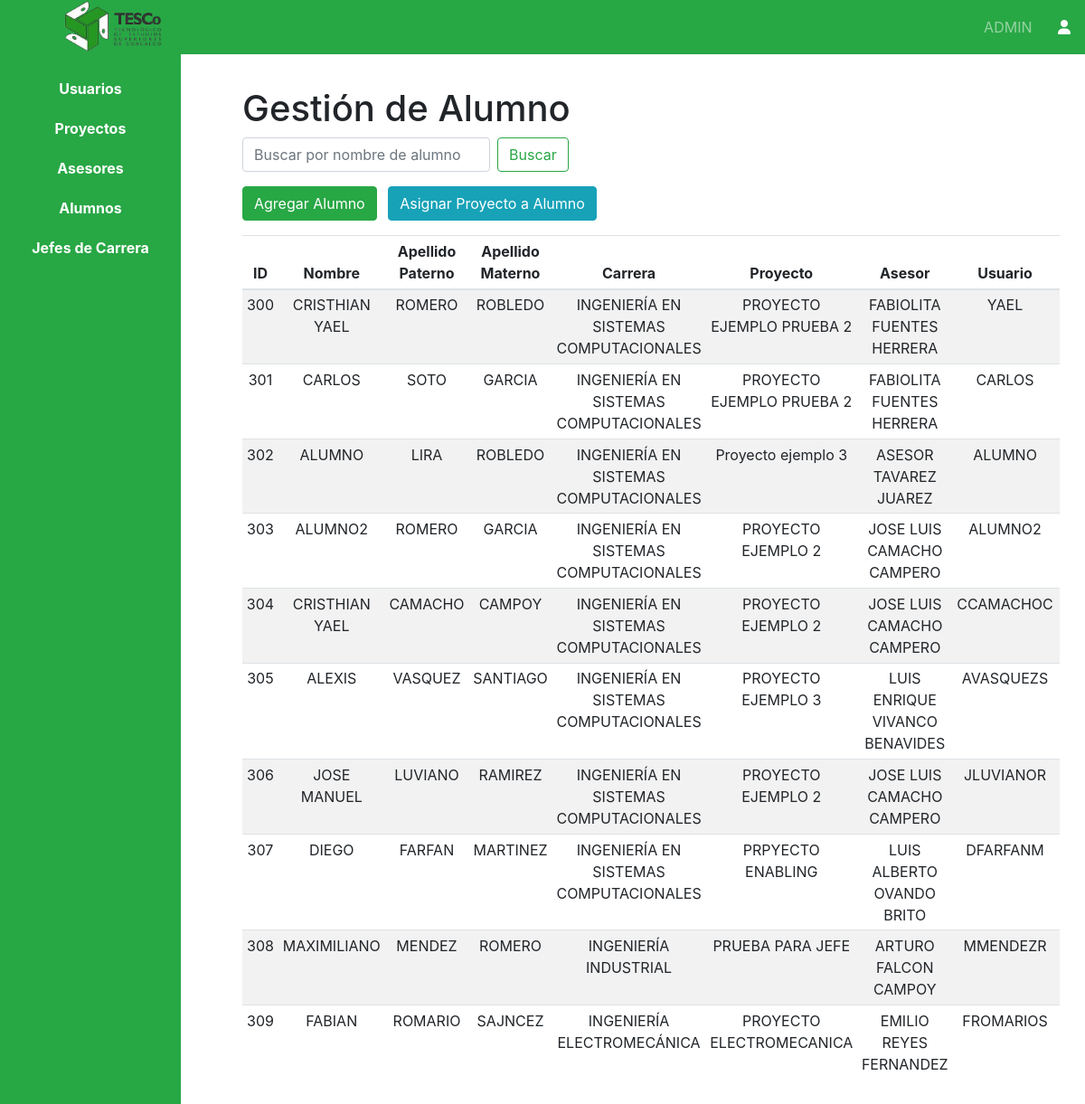
/views/admin/dashboardAdminAlumnos.php (signed in), run on the app's committed database.
### tables this page shows
CREATE TABLE IF NOT EXISTS `alumno` (
  `ID_Alumno` int NOT NULL AUTO_INCREMENT,
  `Nombres` varchar(100) NOT NULL,
  `Apellido_Paterno` varchar(100) NOT NULL,
  `Apellido_Materno` varchar(100) NOT NULL,
  `Carrera` int DEFAULT NULL,
  `Proyecto` int DEFAULT NULL,
  `Asesor` int DEFAULT NULL,
  `Calendario_Revisiones` text,
  `Rol` int DEFAULT NULL,
  `ID_Usuario` int DEFAULT NULL,
  PRIMARY KEY (`ID_Alumno`),
  KEY `fk_alumno_carrera` (`Carrera`),
  KEY `fk_alumno_proyecto` (`Proyecto`),
  KEY `fk_alumno_asesor` (`Asesor`),
  KEY `fk_alumno_rol` (`Rol`),
  KEY `fk_alumno_usuario` (`ID_Usuario`)
);

CREATE TABLE IF NOT EXISTS `carrera` (
  `ID_Carrera` int NOT NULL AUTO_INCREMENT,
  `Nombre_Carrera` varchar(100) NOT NULL,
  PRIMARY KEY (`ID_Carrera`)
);

CREATE TABLE IF NOT EXISTS `proyecto` (
  `ID_Proyecto` int NOT NULL AUTO_INCREMENT,
  `Nombre_Proyecto` varchar(200) NOT NULL,
  `Status` enum('Pendiente','En Revisión','Revisado','Completado') NOT NULL,
  `Integrante_1` int DEFAULT NULL,
  `Integrante_2` int DEFAULT NULL,
  `Integrante_3` int DEFAULT NULL,
  `Asesor` int DEFAULT NULL,
  `Archivo_Docx` varchar(255) DEFAULT NULL,
  PRIMARY KEY (`ID_Proyecto`),
  KEY `fk_proyecto_integrante_1` (`Integrante_1`),
  KEY `fk_proyecto_integrante_2` (`Integrante_2`),
  KEY `fk_proyecto_integrante_3` (`Integrante_3`),
  KEY `fk_proyecto_asesor` (`Asesor`)
);

CREATE TABLE IF NOT EXISTS `usuario` (
  `ID_Usuario` int NOT NULL AUTO_INCREMENT,
  `Nombre_Usuario` varchar(50) NOT NULL,
  `Contraseña` varchar(255) NOT NULL,
  `Rol` int DEFAULT NULL,
  PRIMARY KEY (`ID_Usuario`),
  KEY `fk_usuario_rol` (`Rol`)
);

### Views/Admin/dashboardAdminAlumnos.php (the view, shortened to what this page needs)
<?php
include('../../includes/config.php');
?>
<!DOCTYPE html>
<html lang="es">
<head>
    <link rel="stylesheet" href="https://stackpath.bootstrapcdn.com/bootstrap/4.3.1/css/bootstrap.min.css">
    <link rel="stylesheet" href="https://cdnjs.cloudflare.com/ajax/libs/font-awesome/6.0.0-beta3/css/all.min.css">
    <link rel="stylesheet" href="<?php echo CSS_PATH; ?>docs.css">
</head>
<body>
    <?php require('../../includes/navbarAdmin.php'); ?>
    <div class="container-fluid page-dashboard bg-white">
        <div class="row">
            <div class="col-2 sidebar bg-success d-flex flex-column align-items-center p-3">
                <ul class="nav flex-column">
                    <li class="nav-item">
                        <a class="nav-link text-white text-center" href="dashboardAdmin.php">Usuarios</a>
                    </li>
                    <li class="nav-item">
                        <a class="nav-link text-white text-center" href="dashboardAdminProyectos.php">Proyectos</a>
                    </li>
                    <li class="nav-item">
                        <a class="nav-link text-white text-center" href="dashboardAdminAsesor.php">Asesores</a>
                    </li>
                    <li class="nav-item">
                        <a class="nav-link text-white text-center" href="dashboardAdminAlumnos.php">Alumnos</a>
                    </li>
                    <li class="nav-item">
                        <a class="nav-link text-white text-center" href="dashboardAdminJefes.php">Jefes de Carrera</a>
                    </li>
                </ul>
            </div>
            <div class="col-sm-10 content bg-white p-5 my-5 text-justify">
                <h1 id="anteproyecto">Gestión de Alumno</h1>
                <form method="GET" class="form-inline mb-3">
                    <input class="form-control mr-sm-2" type="search" name="search"
                        placeholder="Buscar por nombre de alumno" aria-label="Buscar">
                    <button class="btn btn-outline-success my-2 my-sm-0" type="submit">Buscar</button>
                </form>
                <button type="button" class="btn btn-success mb-3" data-toggle="modal" data-target="#addAlumnoModal">
                    Agregar Alumno
                </button>
                <button type="button" class="btn btn-info mb-3 ml-2" data-toggle="modal"
                    data-target="#assignProjectModal">
                    Asignar Proyecto a Alumno
                </button>
                <div class="table-responsive">
                    <table class="table table-striped table-sm text-center">
                        <thead>
                            <tr>
                                <th>ID</th>
                                <th>Nombre</th>
                                <th>Apellido Paterno</th>
                                <th>Apellido Materno</th>
                                <th>Carrera</th>
                                <th>Proyecto</th>
                                <th>Asesor</th>
                                <th>Usuario</th>
                                <th>Acciones</th>
                            </tr>
                        </thead>
                        <tbody>
                            <?php
                            $searchQuery = "";
                            $query = "
                                SELECT alumno.*, proyecto.Nombre_Proyecto,
                                       CONCAT(asesor.Nombres, ' ', asesor.Apellido_Paterno, ' ', asesor.Apellido_Materno) AS Nombre_Asesor,
                                       carrera.Nombre_Carrera, usuario.Nombre_Usuario
                                FROM alumno
                                LEFT JOIN proyecto ON alumno.Proyecto = proyecto.ID_Proyecto
                                LEFT JOIN asesor ON alumno.Asesor = asesor.ID_Asesor
                                LEFT JOIN carrera ON alumno.Carrera = carrera.ID_Carrera
                                LEFT JOIN usuario ON alumno.ID_Usuario = usuario.ID_Usuario
                                WHERE 1=1 $searchQuery
                                ORDER BY alumno.ID_Alumno ASC";
                            $result = $connection->query($query);
                            while ($row = $result->fetch_assoc()) {
                                $proyecto = $row['Nombre_Proyecto'] ?? 'No asignado';
                                $asesor = $row['Nombre_Asesor'] ?? 'No asignado';
                                echo "<tr>";
                                echo "<td>" . htmlspecialchars($row['ID_Alumno'] ?? '') . "</td>";
                                echo "<td>" . htmlspecialchars($row['Nombres'] ?? '') . "</td>";
                                echo "<td>" . htmlspecialchars($row['Apellido_Paterno'] ?? '') . "</td>";
                                echo "<td>" . htmlspecialchars($row['Apellido_Materno'] ?? '') . "</td>";
                                echo "<td>" . htmlspecialchars($row['Nombre_Carrera'] ?? '') . "</td>";
                                echo "<td>" . htmlspecialchars($proyecto) . "</td>";
                                echo "<td>" . htmlspecialchars($asesor) . "</td>";
                                echo "<td>" . htmlspecialchars($row['Nombre_Usuario'] ?? '') . "</td>";
                                echo "<td>";
                                echo "</td>";
                                echo "</tr>";
                            }
                            ?>
                        </tbody>
                    </table>
                </div>
            </div>
        </div>
    </div>
</body>
</html>

### Assets/CSS/docs.css (style rules this page uses)
html { scroll-behavior: smooth; }
.page-dashboard .sidebar { position: fixed; top: 60px; bottom: 0; left: 0; width: 220px; background-color: #28a745; padding-top: 20px; color: white; z-index: 1000; padding-left: 0; padding-right: 0; margin-right: 0; }
.page-dashboard .content { margin-left: 220px; padding: 20px; background-color: #ffffff; width: calc(100% - 220px); margin-right: 0; padding-left: 0; }
.sidebar .nav-link { color: white; font-weight: bold; padding: 10px; }

### data on the page
alumno: ID_Alumno "300", Nombres "CRISTHIAN YAEL", Apellido_Paterno "ROMERO", Apellido_Materno "ROBLEDO", carrera.Nombre_Carrera "INGENIERÍA EN SISTEMAS COMPUTACIONALES", proyecto.Nombre_Proyecto "PROYECTO EJEMPLO PRUEBA 2", asesor "FABIOLITA FUENTES HERRERA", ID_Usuario.Nombre_Usuario "YAEL"
alumno: ID_Alumno "301", Nombres "CARLOS", Apellido_Paterno "SOTO", Apellido_Materno "GARCIA", carrera.Nombre_Carrera "INGENIERÍA EN SISTEMAS COMPUTACIONALES", proyecto.Nombre_Proyecto "PROYECTO EJEMPLO PRUEBA 2", asesor "FABIOLITA FUENTES HERRERA", ID_Usuario.Nombre_Usuario "CARLOS"
alumno: ID_Alumno "302", Nombres "ALUMNO", Apellido_Paterno "LIRA", Apellido_Materno "ROBLEDO", carrera.Nombre_Carrera "INGENIERÍA EN SISTEMAS COMPUTACIONALES", proyecto.Nombre_Proyecto "Proyecto ejemplo 3", asesor "ASESOR TAVAREZ JUAREZ", ID_Usuario.Nombre_Usuario "ALUMNO"
alumno: ID_Alumno "303", Nombres "ALUMNO2", Apellido_Paterno "ROMERO", Apellido_Materno "GARCIA", carrera.Nombre_Carrera "INGENIERÍA EN SISTEMAS COMPUTACIONALES", proyecto.Nombre_Proyecto "PROYECTO EJEMPLO 2", asesor "JOSE LUIS CAMACHO CAMPERO", ID_Usuario.Nombre_Usuario "ALUMNO2"
alumno: ID_Alumno "304", Nombres "CRISTHIAN YAEL", Apellido_Paterno "CAMACHO", Apellido_Materno "CAMPOY", carrera.Nombre_Carrera "INGENIERÍA EN SISTEMAS COMPUTACIONALES", proyecto.Nombre_Proyecto "PROYECTO EJEMPLO 2", asesor "JOSE LUIS CAMACHO CAMPERO", ID_Usuario.Nombre_Usuario "CCAMACHOC"
alumno: ID_Alumno "305", Nombres "ALEXIS", Apellido_Paterno "VASQUEZ", Apellido_Materno "SANTIAGO", carrera.Nombre_Carrera "INGENIERÍA EN SISTEMAS COMPUTACIONALES", proyecto.Nombre_Proyecto "PROYECTO EJEMPLO 3", asesor "LUIS ENRIQUE VIVANCO BENAVIDES", ID_Usuario.Nombre_Usuario "AVASQUEZS"
alumno: ID_Alumno "306", Nombres "JOSE MANUEL", Apellido_Paterno "LUVIANO", Apellido_Materno "RAMIREZ", carrera.Nombre_Carrera "INGENIERÍA EN SISTEMAS COMPUTACIONALES", proyecto.Nombre_Proyecto "PROYECTO EJEMPLO 2", asesor "JOSE LUIS CAMACHO CAMPERO", ID_Usuario.Nombre_Usuario "JLUVIANOR"
alumno: ID_Alumno "307", Nombres "DIEGO", Apellido_Paterno "FARFAN", Apellido_Materno "MARTINEZ", carrera.Nombre_Carrera "INGENIERÍA EN SISTEMAS COMPUTACIONALES", proyecto.Nombre_Proyecto "PRPYECTO ENABLING", asesor "LUIS ALBERTO OVANDO BRITO", ID_Usuario.Nombre_Usuario "DFARFANM"
alumno: ID_Alumno "308", Nombres "MAXIMILIANO", Apellido_Paterno "MENDEZ", Apellido_Materno "ROMERO", carrera.Nombre_Carrera "INGENIERÍA INDUSTRIAL", proyecto.Nombre_Proyecto "PRUEBA PARA JEFE", asesor "ARTURO FALCON CAMPOY", ID_Usuario.Nombre_Usuario "MMENDEZR"
alumno: ID_Alumno "309", Nombres "FABIAN", Apellido_Paterno "ROMARIO", Apellido_Materno "SAJNCEZ", carrera.Nombre_Carrera "INGENIERÍA ELECTROMECÁNICA", proyecto.Nombre_Proyecto "PROYECTO ELECTROMECANICA", asesor "EMILIO REYES FERNANDEZ", ID_Usuario.Nombre_Usuario "FROMARIOS"

### other printed values
$_SESSION['username'] "ADMIN"
